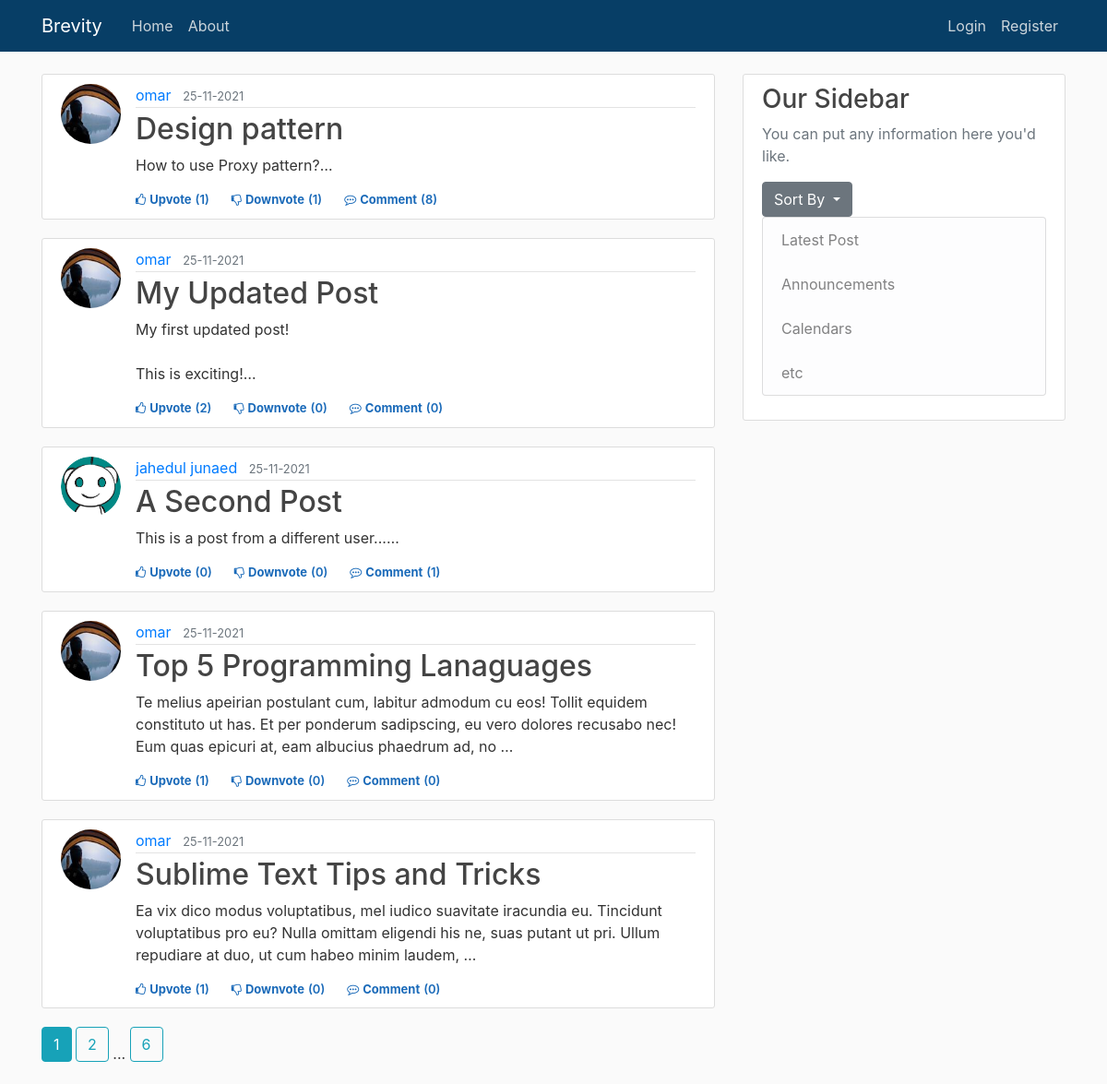
The page / on the database its author committed.
### brevity/models.py (models this page shows, shortened)
class Post(db.Model):
    id = db.Column(db.Integer, primary_key=True)
    title = db.Column(db.String(100), nullable=False)
    date_posted = db.Column(db.DateTime, nullable=False, default=datetime.utcnow)
    content = db.Column(db.Text, nullable=False)
    user_id = db.Column(db.Integer, db.ForeignKey('user.id'), nullable=False)
    upvotes = db.relationship('Upvote', backref='post', lazy='dynamic')
    downvotes = db.relationship('Downvote', backref='post', lazy='dynamic')
    comments = db.relationship('Comment', backref='post', lazy='dynamic')

class User(db.Model, UserMixin):
    id = db.Column(db.Integer, primary_key=True)
    username = db.Column(db.String(20), unique=True, nullable=False)
    email = db.Column(db.String(120), unique=True, nullable=False)
    image_file = db.Column(db.String(20), nullable=False, default='default.jpg')
    password = db.Column(db.String(60), nullable=False)
    posts = db.relationship('Post', backref='author', lazy=True)                    #By default SQLAlchemy guess the relationship to be one to many as posts returns a list of post.
    upvoted = db.relationship('Upvote', foreign_keys='Upvote.user_id', backref='user', lazy='dynamic')
    downvoted = db.relationship('Downvote', foreign_keys='Downvote.user_id', backref='user', lazy='dynamic')
    commented = db.relationship('Comment', backref='author', lazy=True)

### brevity/main/routes.py (the view)
@main.route("/")
@main.route("/home/<int:type>",methods=['GET', 'POST'])
def home(type=0):
    page = request.args.get('page', 1, type=int)      # type = int : to raise value error when someone passes anything other than int.
    print(type)
    if type==0:
        posts =  Post.query.paginate(page=page, per_page=5)
    elif type==1:
        posts =  Post.query.order_by(Post.date_posted.desc()).paginate(page=page, per_page=5)
    return render_template('home.html', posts = posts)

### brevity/templates/home.html
{% extends "layout.html" %}
{% block content %}
    {% for post in posts.items %}
        <article class="media content-section col-md-15">
            <img class="rounded-circle article-img" src="{{ url_for('static', filename = 'profile_pics/' + post.author.image_file)}}">
            <div class="media-body ">
                <div class="article-metadata">
                    <a class="mr-2" href="{{ url_for('users.user_posts', username=post.author.username) }}">{{ post.author.username }}</a>
                    <small class="text-muted">{{ post.date_posted.strftime('%d-%m-%Y') }}</small>
                </div>
                <h2><a class="article-title" href="{{ url_for('posts.post', post_id=post.id) }}">{{ post.title }}</a></h2>
                <p class="article-content">{{ post.content[:200] }}<span>&#8230;</span></p>
                <div>
                {% if current_user.is_authenticated %}
                    <div class="d-flex flex-row fs-12" id="vote{{post.id}}">
                        {% if not current_user.has_upvoted_post(post) %}
                            <div class="like cursor votestyle vote" post_id="{{post.id}}" action="upvote"><i class="fa fa-thumbs-o-up"></i><span class="ml-1">Upvote</span></div>
                            <div class="like vote_count" ><span class="ml-1 mr-4">({{post.upvotes.count()}})</span></div>
                        {% else %}
                            <div class="like cursor upvotedstyle vote" post_id="{{post.id}}" action="upvote"><i class="fa fa-thumbs-o-up"></i><span class="ml-1">Upvoted</span></div>
                            <div class="like upvoted_count" ><span class="ml-1 mr-4">({{post.upvotes.count()}})</span></div>
                        {% endif %}
                        {% if not current_user.has_downvoted_post(post) %}
                            <div class="like downvotecursor votestyle vote" post_id="{{post.id}}" action="downvote"><i class="fa fa-thumbs-o-down"></i><span class="ml-1">Downvote</span></div>
                            <div class="like vote_count"><span class="ml-1 mr-4">({{post.downvotes.count()}})</span></div>
                        {% else %}
                            <div class="like downvotecursor downvotedstyle vote" post_id="{{post.id}}" action="downvote"><i class="fa fa-thumbs-o-down"></i><span class="ml-1">Downvoted</span></div>
                            <div class="like downvoted_count"><span class="ml-1 mr-4">({{post.downvotes.count()}})</span></div>
                        {% endif %}
                        <div class="like cursor comment"><i class="fa fa-commenting-o"></i><span class="ml-1"><a class="mr-1 like cursor comment" href="{{ url_for('posts.post', post_id=post.id) }}">Comment</a></span></div>
                        <div class="like comment_count"><span class="ml-0">({{post.comments.count()}})</span></div>
                    </div>
                {% else %}
                    <div class="d-flex flex-row fs-12">
                        <div class="like cursor unauthorised_upvote"><i class="fa fa-thumbs-o-up"></i><span class="ml-1"><a class="like cursor unauthorised_upvote" href="{{ url_for('posts.vote_action', post_id=post.id, action='unauthorized_upvote')}}">Upvote</a></span></div>
                        <div class="like vote_count" ><span class="ml-1 mr-4">({{post.upvotes.count()}})</span></div>
                        <div class="like downvotecursor unauthorised_downvote"><i class="fa fa-thumbs-o-down"></i><span class="ml-1"><a class="like downvotecursor unauthorised_downvote" href="{{ url_for('posts.vote_action', post_id=post.id, action='unauthorized_downvote')}}">Downvote</a></span></div>
                        <div class="like vote_count"><span class="ml-1 mr-4">({{post.downvotes.count()}})</span></div>
                        <div class="like cursor comment"><i class="fa fa-commenting-o"></i><span class="ml-1"><a class="mr-1 like cursor comment" href="{{ url_for('posts.post', post_id=post.id) }}">Comment</a></span></div>
                        <div class="like comment_count"><span class="ml-0">({{post.comments.count()}})</span></div>
                    </div>
                {% endif %}
                </div>
            </div>
        </article>
    {% endfor %}
    {% for page_num in posts.iter_pages(left_edge=1, right_edge=1, left_current=1, right_current=2) %}
        {% if page_num %}
            {% if posts.page == page_num %}
                <a class="btn btn-info mb-4" href="{{ url_for('main.home', page = page_num) }}">{{ page_num }}</a>
            {% else %}
                <a class="btn btn-outline-info mb-4" href="{{ url_for('main.home', page = page_num) }}">{{ page_num }}</a>
            {% endif %}
        {% else %}
            ...
        {% endif %}
    {% endfor %}
{% endblock content %}

### brevity/static/main.css (style rules this page uses)
body { background: #fafafa; color: #333333; margin-top: 5rem; }
h1, h2, h3, h4, h5, h6 { color: #444444; }
.content-section { background: #ffffff; padding: 10px 20px; border: 1px solid #dddddd; border-radius: 3px; margin-bottom: 20px; }
.article-title { color: #444444; }
.article-content { white-space: pre-line; }
.article-img { height: 65px; width: 65px; margin-right: 16px; }
.article-metadata { padding-bottom: 1px; margin-bottom: 4px; border-bottom: 1px solid #e3e3e3 }
.fs-12 { font-size: 12px }
.cursor { cursor: pointer }
.downvotecursor { cursor: pointer }
.vote_count { color: #1a6ab9; font-size: 13px; font-weight: 600; }
.comment { color: #1a6ab9; font-size: 13px; font-weight: 700; }
.comment_count { color: #1a6ab9; font-size: 13px; font-weight: 600; }
.unauthorised_upvote { color: #1a6ab9; font-size: 13px; font-weight: 700; }
.unauthorised_downvote { color: #1a6ab9; font-size: 13px; font-weight: 700; }

### rows shown on the page
Post: image_file (picture), author.username "omar", date_posted "25-11-2021", title "Design pattern", content "How to use Proxy pattern?", upvotes.count "1", downvotes.count "1", comments.count "8"
Post: image_file (picture), author.username "omar", date_posted "25-11-2021", title "My Updated Post", content "My first updated post! This is exciting!", upvotes.count "2", downvotes.count "0", comments.count "0"
Post: image_file (placeholder picture), author.username "jahedul junaed", date_posted "25-11-2021", title "A Second Post", content "This is a post from a different user...", upvotes.count "0", downvotes.count "0", comments.count "1"
Post: image_file (picture), author.username "omar", date_posted "25-11-2021", title "Top 5 Programming Lanaguages", content "Te melius apeirian postulant cum, labitur admodum cu eos! Tollit equidem constituto ut has. Et per ponderum sadipscing, eu vero dolores recusabo nec! Eum quas epicuri at, eam albucius phaedrum ad, no", upvotes.count "1", downvotes.count "0", comments.count "0"
Post: image_file (picture), author.username "omar", date_posted "25-11-2021", title "Sublime Text Tips and Tricks", content "Ea vix dico modus voluptatibus, mel iudico suavitate iracundia eu. Tincidunt voluptatibus pro eu? Nulla omittam eligendi his ne, suas putant ut pri. Ullum repudiare at duo, ut cum habeo minim laudem,", upvotes.count "1", downvotes.count "0", comments.count "0"

### other values the page prints
{{ page_num }} "1"
{{ page_num }} "2" "6"
